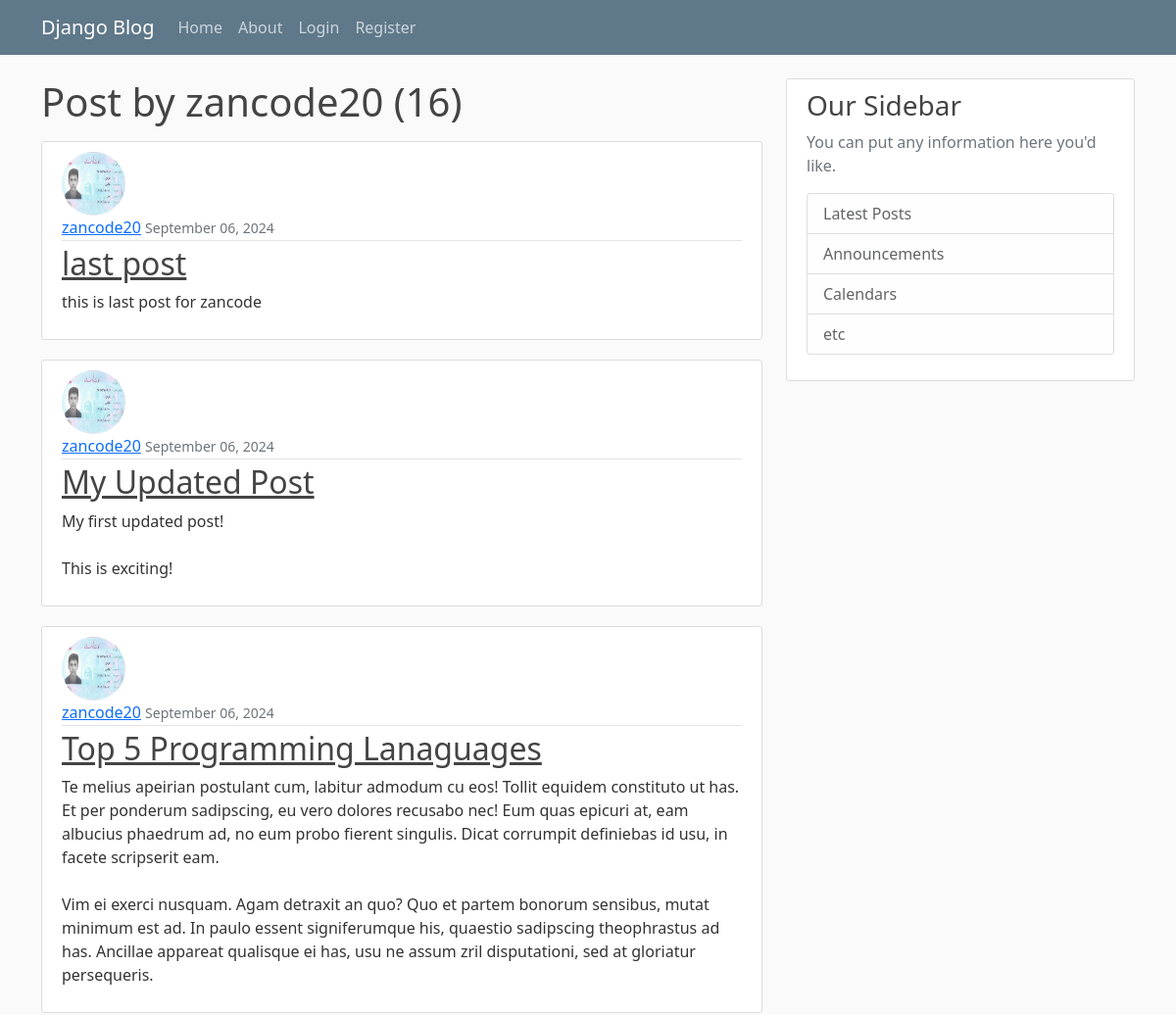
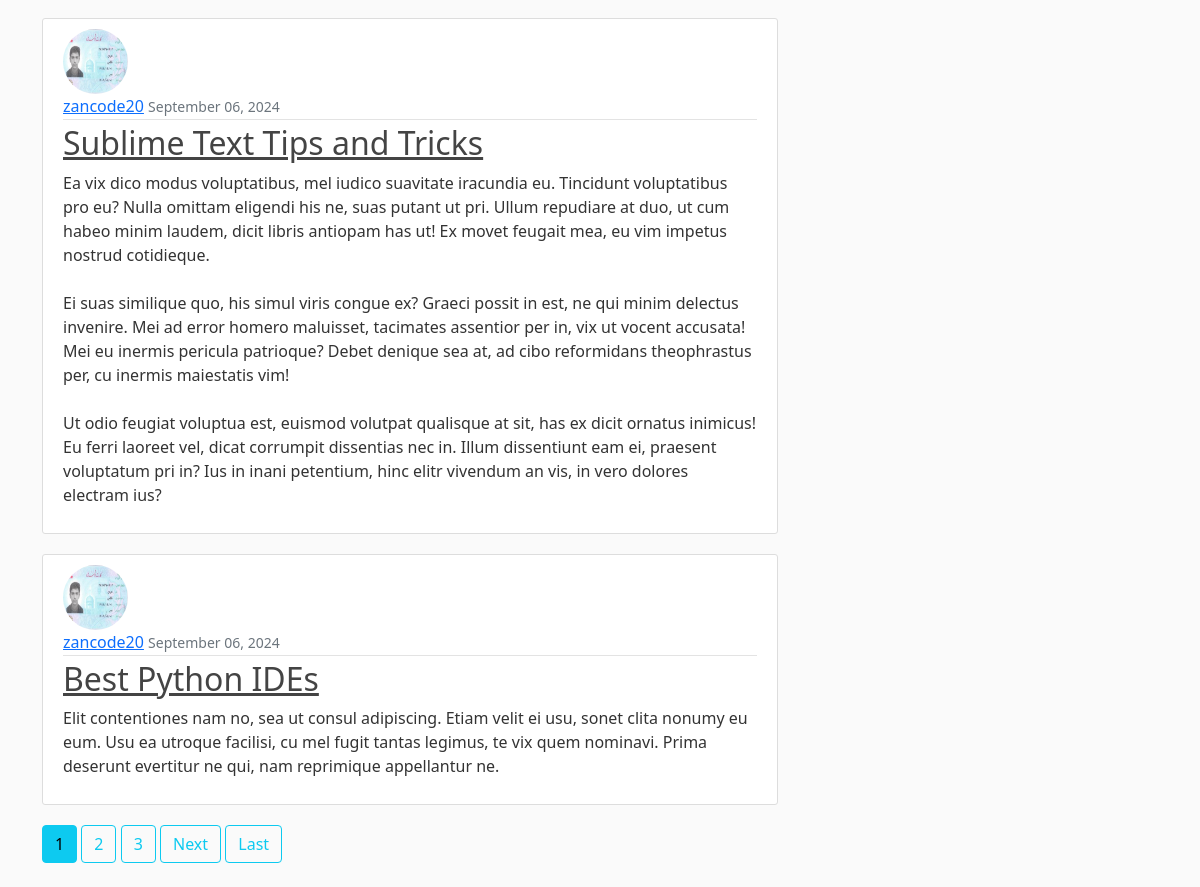
The page /user/zancode20 on the database its author committed (2 pictures, top to bottom).
### blog/models.py (models this page shows, shortened)
class Post(models.Model):
    title=models.CharField(max_length=100)
    content=models.TextField()
    date_posted=models.DateTimeField(default=timezone.now)
    author=models.ForeignKey(User,on_delete=models.CASCADE)

### users/models.py (models this page shows, shortened)
class Profile(models.Model):
    user=models.OneToOneField(User,on_delete=models.CASCADE)
    image=models.ImageField(default='default.jpg',upload_to='profile_pics')

### blog/views.py (the view)
# urls.py: path('user/<str:username>', UserPostListView.as_view(),name='user-posts'),
class UserPostListView(ListView):
    model=Post
    template_name = 'blog/user_posts.html'
    context_object_name = 'posts'
    ordering = '-date_posted'
    paginate_by = 5
    def get_queryset(self):
        user=get_object_or_404(User,username=self.kwargs.get('username'))
        return Post.objects.filter(author=user).order_by('date_posted')

### blog/templates/blog/user_posts.html (shortened to what this page needs)
{% extends "blog/base.html" %}
{% block content %}
    <h1 class="mb-3"> Post by {{ view.kwargs.username }} ({{ page_obj.paginator.count }})</h1>
    {% for post in posts %}
       <article class="media content-section">
       <img class="rounded-circle article-img" src="{{ post.author.profile.image.url }}">
          <div class="media-body">
            <div class="article-metadata">
              <a class="mr-2" href="{% url 'user-posts' post.author.username %}">{{ post.author }}</a>
              <small class="text-muted">{{ post.date_posted | date:"F d, Y"}}</small>
            </div>
            <h2><a class="article-title" href="{% url 'post-detail' post.id %}">{{ post.title }}</a></h2>
            <p class="article-content">{{ post.content }}</p>
          </div>
        </article>
    {% endfor %}
    {% if is_paginated %}
        {% for num in page_obj.paginator.page_range  %}
            {% if page_obj.number == num %}
                <a class="btn btn-info mb-4" href="?page={{ num }}">{{ num }}</a>
             {% elif num > page_obj.number|add:'-3' and num < page_obj.number|add:'3'%}
                <a class="btn btn-outline-info mb-4" href="?page={{ num }}">{{ num }}</a>
            {% endif %}
        {% endfor %}
        {% if page_obj.has_next %}
            <a class="btn btn-outline-info mb-4" href="?page={{ page_obj.next_page_number }}">Next</a>
            <a class="btn btn-outline-info mb-4" href="?page={{ page_obj.paginator.num_pages }}">Last</a>
        {% endif %}
    {% endif %}
{% endblock content%}

### blog/static/blog/main.css (style rules this page uses)
body { background: #fafafa; color: #333333; margin-top: 5rem; }
h1, h2, h3, h4, h5, h6 { color: #444444; }
.content-section { background: #ffffff; padding: 10px 20px; border: 1px solid #dddddd; border-radius: 3px; margin-bottom: 20px; }
.article-title { color: #444444; }
.article-content { white-space: pre-line; }
.article-img { height: 65px; width: 65px; margin-right: 16px; }
.article-metadata { padding-bottom: 1px; margin-bottom: 4px; border-bottom: 1px solid #e3e3e3 }

### rows shown on the page
Post: author.profile.image (picture), author "zancode20", date_posted "September 06, 2024", title "last post", content "this is last post for zancode"
Post: author.profile.image (picture), author "zancode20", date_posted "September 06, 2024", title "My Updated Post", content "My first updated post! This is exciting!"
Post: author.profile.image (picture), author "zancode20", date_posted "September 06, 2024", title "Top 5 Programming Lanaguages", content "Te melius apeirian postulant cum, labitur admodum cu eos! Tollit equidem constituto ut has. Et per ponderum sadipscing, eu vero dolores recusabo nec! Eum quas epicuri at, eam albucius phaedrum ad, no eum probo fierent singulis. Dicat corrumpit definiebas id usu, in facete scripserit eam. Vim ei exerci nusquam. Agam detraxit an quo? Quo et partem bonorum sensibus, mutat minimum est ad. In paulo essent signiferumque his, quaestio sadipscing theophrastus ad has. Ancillae appareat qualisque ei has, usu ne assum zril disputationi, sed at gloriatur persequeris."
Post: author.profile.image (picture), author "zancode20", date_posted "September 06, 2024", title "Sublime Text Tips and Tricks", content "Ea vix dico modus voluptatibus, mel iudico suavitate iracundia eu. Tincidunt voluptatibus pro eu? Nulla omittam eligendi his ne, suas putant ut pri. Ullum repudiare at duo, ut cum habeo minim laudem, dicit libris antiopam has ut! Ex movet feugait mea, eu vim impetus nostrud cotidieque. Ei suas similique quo, his simul viris congue ex? Graeci possit in est, ne qui minim delectus invenire. Mei ad error homero maluisset, tacimates assentior per in, vix ut vocent accusata! Mei eu inermis pericula patrioque? Debet denique sea at, ad cibo reformidans theophrastus per, cu inermis maiestatis vim! Ut odio feugiat voluptua est, euismod volutpat qualisque at sit, has ex dicit ornatus inimicus! Eu…"
Post: author.profile.image (picture), author "zancode20", date_posted "September 06, 2024", title "Best Python IDEs", content "Elit contentiones nam no, sea ut consul adipiscing. Etiam velit ei usu, sonet clita nonumy eu eum. Usu ea utroque facilisi, cu mel fugit tantas legimus, te vix quem nominavi. Prima deserunt evertitur ne qui, nam reprimique appellantur ne."

### other values the page prints
{{ view.kwargs.username }} "zancode20"
{{ page_obj.paginator.count }} "16"
{{ num }} "1"
{{ num }} "2" "3"
